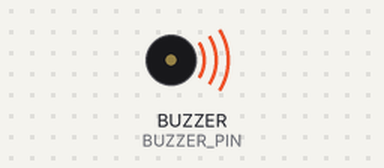
A sketch run on a simulated Seeed Wio Terminal. Shown: buzzer (waves = sounding).

Above: at 0.2 s.
At 7.5 s:
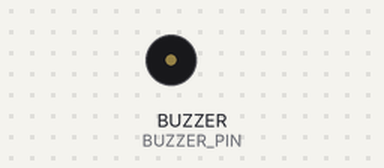
Timing chart, 0 to 16.2 s (numbered marks = the images above):
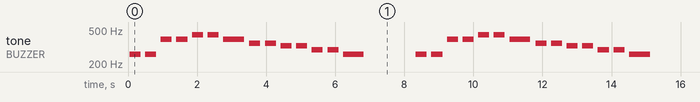

The sketch:

24_buzzerEstrella.ino
```cpp
#define BUZZER_PIN WIO_BUZZER // Definimos un PIN

int length = 15; // Número de notas
char notes[] = "ccggaagffeeddc "; // Notas
int beats[] = { 1, 1, 1, 1, 1, 1, 2, 1, 1, 1, 1, 1, 1, 2, 4 }; // Beats
int tempo = 300; // Tempo

void setup() {
    pinMode(BUZZER_PIN, OUTPUT); // Definimos al Pin del zumbador como salida
}

void loop() {
    for(int i = 0; i < length; i++) { // Hacemos un ciclo con la longitud de las notas
        if(notes[i] == ' ') {
            delay(beats[i] * tempo);
        } else {
            playNote(notes[i], beats[i] * tempo); // Se envia la nota, el beat y el tempo a la función que reproduce una nota
        }
        delay(tempo / 2); // Pausa entre notas
    }

}

// Reproduce un tono
void playTone(int tone, int duration) {
    for (long i = 0; i < duration * 1000L; i += tone * 2) {
        digitalWrite(BUZZER_PIN, HIGH);
        delayMicroseconds(tone);
        digitalWrite(BUZZER_PIN, LOW);
        delayMicroseconds(tone);
    }
}

// Reproduce la nota
void playNote(char note, int duration) {
    char names[] = { 'c', 'd', 'e', 'f', 'g', 'a', 'b', 'C' };
    int tones[] = { 1915, 1700, 1519, 1432, 1275, 1136, 1014, 956 };

    // Reproduce el tono correspondiente al nombre del mismo
    for (int i = 0; i < 8; i++) {
        if (names[i] == note) {
            playTone(tones[i], duration);
        }
    }
}
```

Measured:
- by itself, tone on BUZZER (BUZZER_PIN): plays 261 Hz for 0.32 s, 261 Hz for 0.32 s, 391 Hz for 0.32 s, 391 Hz for 0.32 s, 439 Hz for 0.32 s, 439 Hz for 0.32 s … (222 notes in this stretch)
